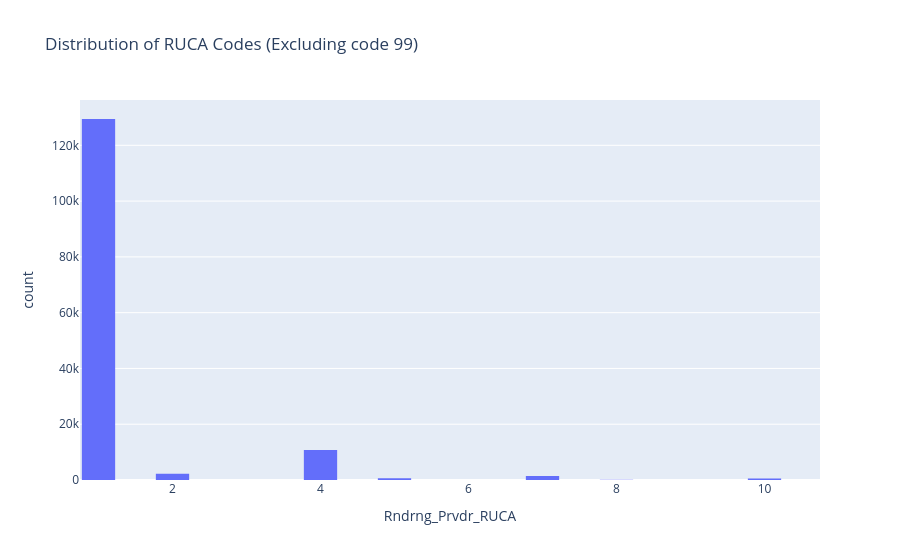

Here is the notebook cell this chart was saved with:
### Code cell
# RUCA code distribution visualized

plot = px.histogram(raw_df[raw_df['Rndrng_Prvdr_RUCA'] < 99], x='Rndrng_Prvdr_RUCA', title='Distribution of RUCA Codes (Excluding code 99)', labels={'RUCA': 'RUCA Code'}, nbins=20)
plot.update_layout(bargap=0.1)
plot.show()

### Figure 1 — Plotly figure (JSON) as saved in the notebook; plotly's stock layout.template omitted (floating-point values rounded to 4 significant figures; data arrays with more than 128 entries replaced by an {"elided": "..."} marker saying what was removed)
{"data": [{"alignmentgroup": "True", "bingroup": "x", "hovertemplate": "Rndrng_Prvdr_RUCA=%{x}<br>count=%{y}<extra></extra>", "legendgroup": "", "marker": {"color": "#636efa", "pattern": {"shape": ""}}, "name": "", "nbinsx": 20, "offsetgroup": "", "orientation": "v", "showlegend": false, "type": "histogram", "x": {"elided": "145301 float values"}, "xaxis": "x", "yaxis": "y"}], "layout": {"bargap": 0.1, "barmode": "relative", "legend": {"tracegroupgap": 0}, "title": {"text": "Distribution of RUCA Codes (Excluding code 99)"}, "xaxis": {"anchor": "y", "domain": [0, 1], "title": {"text": "Rndrng_Prvdr_RUCA"}}, "yaxis": {"anchor": "x", "domain": [0, 1], "title": {"text": "count"}}}}
